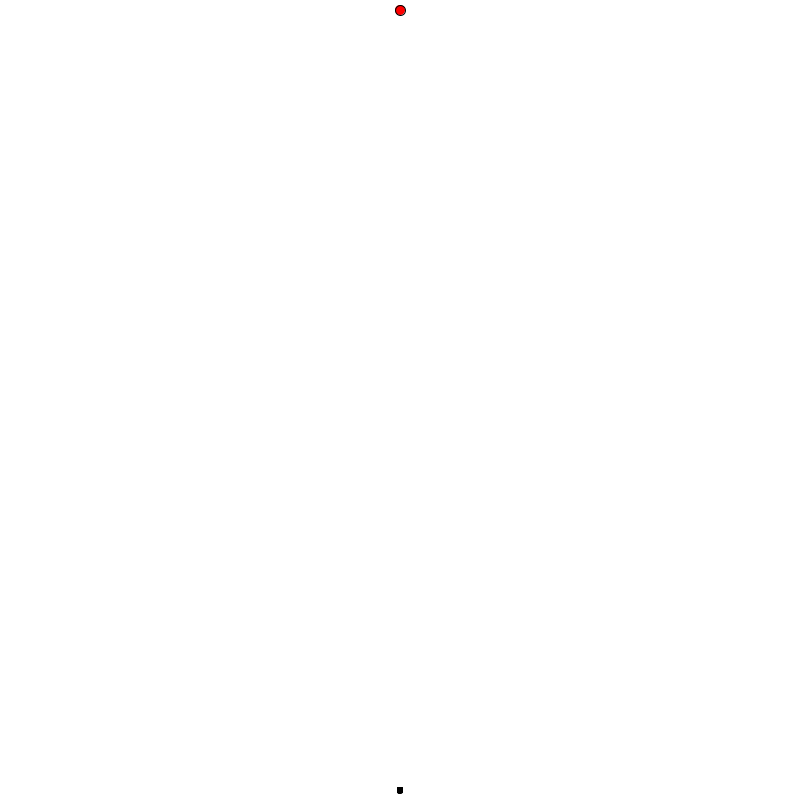
Frame 1 (no input)
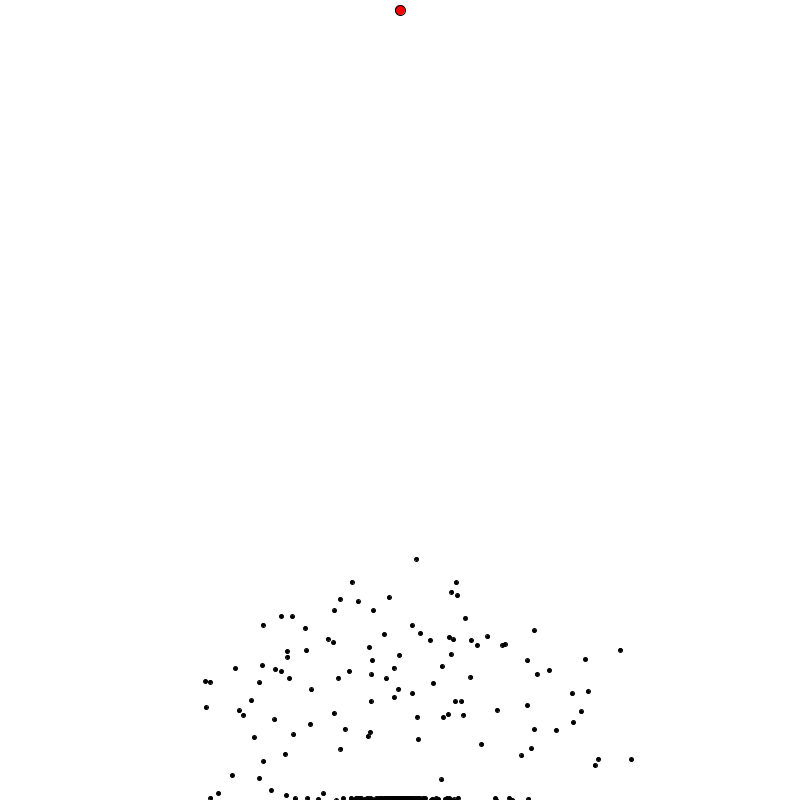
Frame 60 (the mouse pressed at the canvas centre just before this capture)
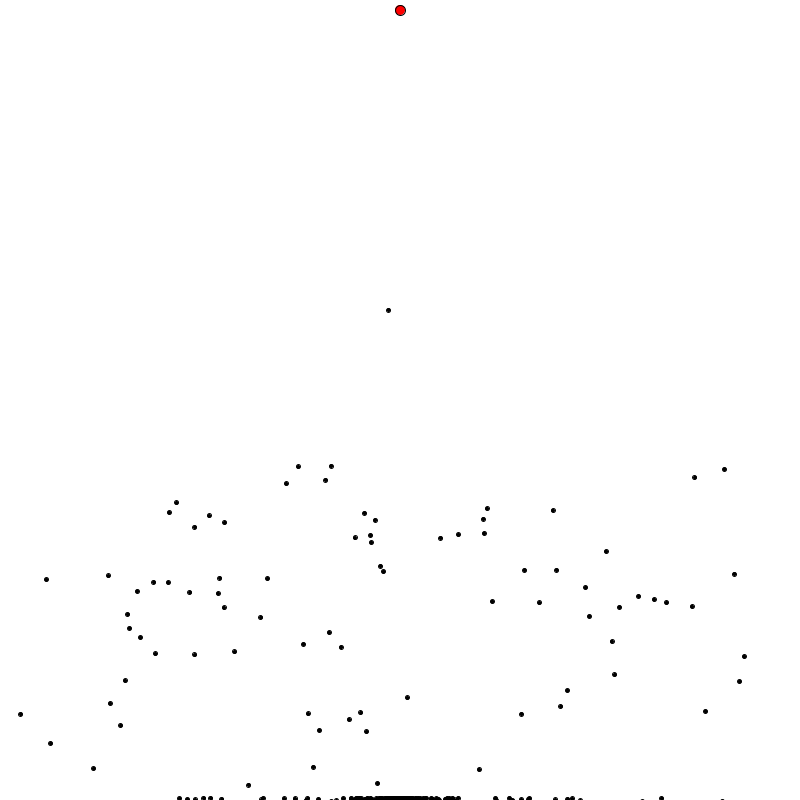
Frame 120 (the mouse held since frame 60 and released just before this capture)

The Processing sketch that drew these frames (run headless with seeded random() and noise(); from frame 60 on, the mouse is pressed at the canvas centre):

// Processing sketch: Algorithm
// ── Algorithm.pde
Population test;
PVector goal  = new PVector(400, 10);


void setup() {
  size(800, 800);//window size
  frameRate(100);
  test = new Population(300);//amount of dots
}


void draw() { 
  background(255);
  
  //draw goal
  fill(255, 0, 0);
  ellipse(goal.x, goal.y, 10, 10);


  if (test.allDotsDead()) {
    //genetic algorithm
    test.calculateFitness();
    test.naturalSelection();
    test.mutateDemBabies();
  } else {
    //if any of the dots are still alive then update and then show them

    test.update();
    test.show();
  }
}

// ── Brain.pde
class Brain {
  PVector[] directions;//series of vectors which get the dot to the goal (hopefully)
  int step = 0;


  Brain(int size) {
    directions = new PVector[size];
    randomize();
  }

  //sets all the vectors in directions to a random vector with length 1
  void randomize() {
    for (int i = 0; i< directions.length; i++) {
      float randomAngle = random(2*PI);
      directions[i] = PVector.fromAngle(randomAngle);
    }
  }

  //returns a perfect copy of this brain object
  Brain clone() {
    Brain clone = new Brain(directions.length);
    for (int i = 0; i < directions.length; i++) {
      clone.directions[i] = directions[i].copy();
    }

    return clone;
  }

  //mutates the brain by setting some of the directions to random vectors
  void mutate() {
    float mutationRate = 0.01;//chance that any vector in directions gets changed
    for (int i =0; i< directions.length; i++) {
      float rand = random(1);
      if (rand < mutationRate) {
        //set this direction as a random direction 
        float randomAngle = random(2*PI);
        directions[i] = PVector.fromAngle(randomAngle);
      }
    }
  }
}

// ── Dot.pde
class Dot {
  PVector pos;
  PVector vel;
  PVector acc;
  Brain brain;

  boolean dead = false;//stops doing things if true
  boolean reachedGoal = false;
  boolean isBest = false;//true if this dot is the best dot from the previous generation

  float fitness = 0;

  Dot() {
    brain = new Brain(1000);

    //start the dots at the bottom of the window with a no velocity or acceleration
    pos = new PVector(width/2, height- 10);
    vel = new PVector(0, 0);
    acc = new PVector(0, 0);
  }


  //draws the dot on the screen
  void show() {
    //if this dot is the best dot from the previous generation then draw it as a big green dot
    if (isBest) {
      fill(0, 255, 0);
      ellipse(pos.x, pos.y, 8, 8);
    } else {//all other dots are just smaller black dots
      fill(0);
      ellipse(pos.x, pos.y, 4, 4);
    }
  }

  //moves the dot according to the brains directions
  void move() {

    if (brain.directions.length > brain.step) {//if there are still directions left then set the acceleration as the next PVector in the direcitons array
      acc = brain.directions[brain.step];
      brain.step++;
    } else {//if at the end of the directions array then the dot is dead
      dead = true;
    }

    //apply the acceleration and move the dot
    vel.add(acc);
    vel.limit(5);//not too fast
    pos.add(vel);
  }

  //calls the move function and check for collisions and stuff
  void update() {
    if (!dead && !reachedGoal) {
      move();
      if (pos.x< 2|| pos.y<2 || pos.x>width-2 || pos.y>height -2) {//if near the edges of the window then kill it 
        dead = true;
      } else if (dist(pos.x, pos.y, goal.x, goal.y) < 5) {//if reached goal

        reachedGoal = true;
      }
    }
  }


  //calculates the fitness
  void calculateFitness() {
    if (reachedGoal) {//if the dot reached the goal then the fitness is based on the amount of steps it took to get there
      fitness = 1.0/16.0 + 10000.0/(float)(brain.step * brain.step);
    } else {//if the dot didn't reach the goal then the fitness is based on how close it is to the goal
      float distanceToGoal = dist(pos.x, pos.y, goal.x, goal.y);
      fitness = 1.0/(distanceToGoal * distanceToGoal);
    }
  }

  //clone it 
  Dot getBaby() {
    Dot baby = new Dot();
    baby.brain = brain.clone();//babies have the same brain as their parents
    return baby;
  }
}

// ── Population.pde
class Population {
  Dot[] dots;

  float fitnessSum;
  int gen = 1;

  int bestDot = 0;//the index of the best dot in the dots array

  int minStep = 1000;

  Population(int size) {
    dots = new Dot[size];
    for (int i = 0; i< size; i++) {
      dots[i] = new Dot();
    }
  }


  void show() {
    for (int i = 1; i< dots.length; i++) {
      dots[i].show();
    }
    dots[0].show();
  }

  //update all dots 
  void update() {
    for (int i = 0; i< dots.length; i++) {
      if (dots[i].brain.step > minStep) {//if the dot has already taken more steps than the best dot has taken to reach the goal
        dots[i].dead = true;//then it dead
      } else {
        dots[i].update();
      }
    }
  }

  //calculate all the fitnesses
  void calculateFitness() {
    for (int i = 0; i< dots.length; i++) {
      dots[i].calculateFitness();
    }
  }


  //returns whether all the dots are either dead or have reached the goal
  boolean allDotsDead() {
    for (int i = 0; i< dots.length; i++) {
      if (!dots[i].dead && !dots[i].reachedGoal) { 
        return false;
      }
    }

    return true;
  }

  //gets the next generation of dots
  void naturalSelection() {
    Dot[] newDots = new Dot[dots.length];//next gen
    setBestDot();
    calculateFitnessSum();

    newDots[0] = dots[bestDot].getBaby();
    newDots[0].isBest = true;
    for (int i = 1; i< newDots.length; i++) {
      //select parent based on fitness
      Dot parent = selectParent();

      //get baby from them
      newDots[i] = parent.getBaby();
    }

    dots = newDots.clone();
    gen ++;
  }


  void calculateFitnessSum() {
    fitnessSum = 0;
    for (int i = 0; i< dots.length; i++) {
      fitnessSum += dots[i].fitness;
    }
  }
  
  Dot selectParent() {
    float rand = random(fitnessSum);


    float runningSum = 0;

    for (int i = 0; i< dots.length; i++) {
      runningSum+= dots[i].fitness;
      if (runningSum > rand) {
        return dots[i];
      }
    }

    //should never get to this point

    return null;
  }

  //mutates all the brains of the babies
  void mutateDemBabies() {
    for (int i = 1; i< dots.length; i++) {
      dots[i].brain.mutate();
    }
  }

  //finds the dot with the highest fitness and sets it as the best dot
  void setBestDot() {
    float max = 0;
    int maxIndex = 0;
    for (int i = 0; i< dots.length; i++) {
      if (dots[i].fitness > max) {
        max = dots[i].fitness;
        maxIndex = i;
      }
    }

    bestDot = maxIndex;

    //if this dot reached the goal then reset the minimum number of steps it takes to get to the goal
    if (dots[bestDot].reachedGoal) {
      minStep = dots[bestDot].brain.step;
      println("step:", minStep);
    }
  }
}
